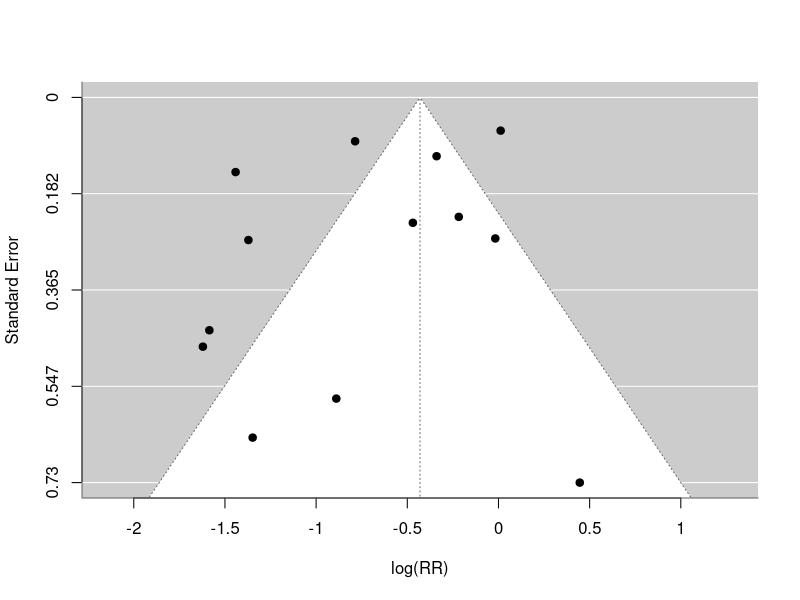
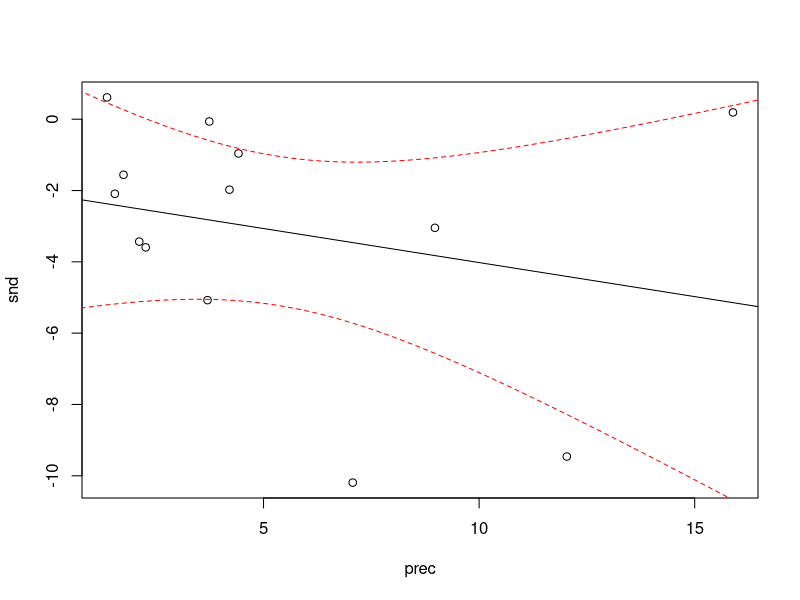
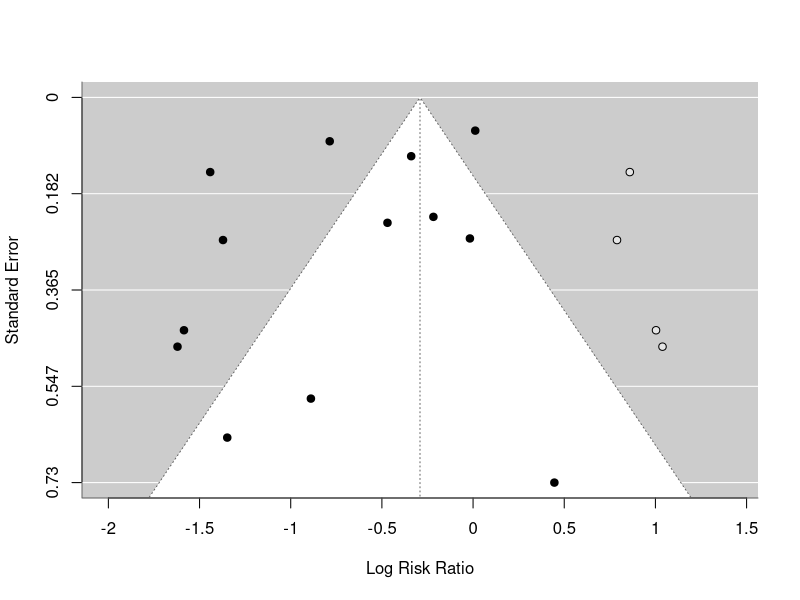

These charts were generated, in order, by the following R code:
## source("run_me_first.R")

## Solution.
library(metafor)
dat.bcg <- escalc(measure = "RR", ai = tpos, bi = tneg, ci = cpos, di = cneg, data = dat.bcg)
res.fem <- rma(yi = yi, vi = vi, method = "FE", data = dat.bcg)
funnel(res.fem, xlab = "log(RR)")

## Solution.
library(metafor)
dat.bcg <- escalc(measure = "RR", ai = tpos, bi = tneg, ci = cpos, di = cneg, data = dat.bcg)
summary(lm(I(yi/sqrt(vi)) ~ I(1/sqrt(vi)), data = dat.bcg))

## Solution.
library(metafor)
dat.bcg <- escalc(measure = "RR", ai = tpos, bi = tneg, ci = cpos, di = cneg, data = dat.bcg)
res.fem <- rma(yi = yi, vi = vi, method = "FE", data = dat.bcg)
regtest(res.fem, model = "lm")

## Calculate the SND and the precision
snd <- with(dat.bcg, yi/sqrt(vi))
prec <- with(dat.bcg, 1/sqrt(vi))
## Then create a new data frame called dER
dER <- data.frame(snd, prec)
## Next, we need to run the Egger's regression test
egg.reg <- lm(snd ~ prec, data = dER)
summary(egg.reg)

## To add confidence lines to the plot, we are using the
## predict function.
x.new <- seq(0, 20, 0.1)
egg.reg.pred <- predict(egg.reg,
newdata = data.frame(prec = x.new),
interval="confidence")

## Then, create the plot
plot(prec, snd)
abline(egg.reg)
lines(x.new, egg.reg.pred[ ,3], lty = 'dashed', col = 'red')
lines(x.new, egg.reg.pred[ ,2], lty = 'dashed', col = 'red')

## Solution.
library(metafor)
dat.bcg <- escalc(measure = "RR", ai = tpos, bi = tneg, ci = cpos, di = cneg, data = dat.bcg)
res.rem <- rma(yi = yi, vi = vi, method = "REML", data = dat.bcg)

## Solution.
res.fem <- rma(yi = yi, vi = vi, method = "FE", data = dat.bcg)
res.rem
(res.fem.trimfill1 <- trimfill(res.fem))

## Solution.
funnel(res.fem.trimfill1)
